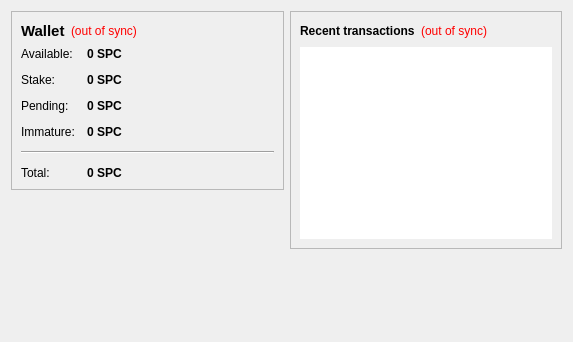
<?xml version="1.0" encoding="UTF-8"?>
<ui version="4.0">
 <class>OverviewPage</class>
 <widget class="QWidget" name="OverviewPage">
  <property name="geometry">
   <rect>
    <x>0</x>
    <y>0</y>
    <width>573</width>
    <height>342</height>
   </rect>
  </property>
  <property name="windowTitle">
   <string>Form</string>
  </property>
  <property name="styleSheet">
   <string notr="true">color: rgb(0, 0, 0);</string>
  </property>
  <layout class="QHBoxLayout" name="horizontalLayout" stretch="1,1">
   <item>
    <layout class="QVBoxLayout" name="verticalLayout_2">
     <item>
      <widget class="QFrame" name="frame">
       <property name="frameShape">
        <enum>QFrame::StyledPanel</enum>
       </property>
       <property name="frameShadow">
        <enum>QFrame::Raised</enum>
       </property>
       <layout class="QVBoxLayout" name="verticalLayout_4">
        <item>
         <layout class="QHBoxLayout" name="horizontalLayout_4">
          <item>
           <widget class="QLabel" name="label_5">
            <property name="font">
             <font>
              <pointsize>11</pointsize>
              <weight>75</weight>
              <bold>true</bold>
             </font>
            </property>
            <property name="text">
             <string>Wallet</string>
            </property>
           </widget>
          </item>
          <item>
           <widget class="QLabel" name="labelWalletStatus">
            <property name="toolTip">
             <string>The displayed information may be out of date. Your wallet automatically synchronizes with the SpikesPrivateCoin network after a connection is established, but this process has not completed yet.</string>
            </property>
            <property name="styleSheet">
             <string notr="true">QLabel { color: red; }</string>
            </property>
            <property name="text">
             <string notr="true">(out of sync)</string>
            </property>
            <property name="alignment">
             <set>Qt::AlignLeading|Qt::AlignLeft|Qt::AlignVCenter</set>
            </property>
           </widget>
          </item>
          <item>
           <spacer name="horizontalSpacer_2">
            <property name="orientation">
             <enum>Qt::Horizontal</enum>
            </property>
            <property name="sizeHint" stdset="0">
             <size>
              <width>40</width>
              <height>20</height>
             </size>
            </property>
           </spacer>
          </item>
         </layout>
        </item>
        <item>
         <layout class="QFormLayout" name="formLayout_2">
          <property name="fieldGrowthPolicy">
           <enum>QFormLayout::AllNonFixedFieldsGrow</enum>
          </property>
          <property name="horizontalSpacing">
           <number>12</number>
          </property>
          <property name="verticalSpacing">
           <number>12</number>
          </property>
          <item row="0" column="0">
           <widget class="QLabel" name="label">
            <property name="text">
             <string>Available:</string>
            </property>
           </widget>
          </item>
          <item row="0" column="1">
           <widget class="QLabel" name="labelBalance">
            <property name="font">
             <font>
              <weight>75</weight>
              <bold>true</bold>
             </font>
            </property>
            <property name="cursor">
             <cursorShape>IBeamCursor</cursorShape>
            </property>
            <property name="toolTip">
             <string>Your current spendable balance</string>
            </property>
            <property name="text">
             <string notr="true">0 SPC</string>
            </property>
            <property name="textInteractionFlags">
             <set>Qt::LinksAccessibleByMouse|Qt::TextSelectableByKeyboard|Qt::TextSelectableByMouse</set>
            </property>
           </widget>
          </item>
          <item row="1" column="0">
           <widget class="QLabel" name="label_6">
            <property name="text">
             <string>Stake:</string>
            </property>
           </widget>
          </item>
          <item row="1" column="1">
           <widget class="QLabel" name="labelStake">
            <property name="font">
             <font>
              <weight>75</weight>
              <bold>true</bold>
             </font>
            </property>
            <property name="cursor">
             <cursorShape>IBeamCursor</cursorShape>
            </property>
            <property name="toolTip">
             <string>Total of coins that was staked, and do not yet count toward the current balance</string>
            </property>
            <property name="text">
             <string notr="true">0 SPC</string>
            </property>
            <property name="textInteractionFlags">
             <set>Qt::LinksAccessibleByMouse|Qt::TextSelectableByKeyboard|Qt::TextSelectableByMouse</set>
            </property>
           </widget>
          </item>
          <item row="2" column="0">
           <widget class="QLabel" name="label_3">
            <property name="text">
             <string>Pending:</string>
            </property>
           </widget>
          </item>
          <item row="2" column="1">
           <widget class="QLabel" name="labelUnconfirmed">
            <property name="font">
             <font>
              <weight>75</weight>
              <bold>true</bold>
             </font>
            </property>
            <property name="cursor">
             <cursorShape>IBeamCursor</cursorShape>
            </property>
            <property name="toolTip">
             <string>Total of transactions that have yet to be confirmed, and do not yet count toward the current balance</string>
            </property>
            <property name="text">
             <string notr="true">0 SPC</string>
            </property>
            <property name="textInteractionFlags">
             <set>Qt::LinksAccessibleByMouse|Qt::TextSelectableByKeyboard|Qt::TextSelectableByMouse</set>
            </property>
           </widget>
          </item>
          <item row="3" column="0">
           <widget class="QLabel" name="labelImmatureText">
            <property name="text">
             <string>Immature:</string>
            </property>
           </widget>
          </item>
          <item row="3" column="1">
           <widget class="QLabel" name="labelImmature">
            <property name="font">
             <font>
              <weight>75</weight>
              <bold>true</bold>
             </font>
            </property>
            <property name="toolTip">
             <string>Mined balance that has not yet matured</string>
            </property>
            <property name="text">
             <string notr="true">0 SPC</string>
            </property>
            <property name="textInteractionFlags">
             <set>Qt::LinksAccessibleByMouse|Qt::TextSelectableByKeyboard|Qt::TextSelectableByMouse</set>
            </property>
           </widget>
          </item>
          <item row="4" column="0" colspan="2">
           <widget class="Line" name="line">
            <property name="orientation">
             <enum>Qt::Horizontal</enum>
            </property>
           </widget>
          </item>
          <item row="5" column="0">
           <widget class="QLabel" name="labelTotalText">
            <property name="text">
             <string>Total:</string>
            </property>
           </widget>
          </item>
          <item row="5" column="1">
           <widget class="QLabel" name="labelTotal">
            <property name="font">
             <font>
              <weight>75</weight>
              <bold>true</bold>
             </font>
            </property>
            <property name="cursor">
             <cursorShape>IBeamCursor</cursorShape>
            </property>
            <property name="toolTip">
             <string>Your current total balance</string>
            </property>
            <property name="text">
             <string notr="true">0 SPC</string>
            </property>
            <property name="textInteractionFlags">
             <set>Qt::LinksAccessibleByMouse|Qt::TextSelectableByKeyboard|Qt::TextSelectableByMouse</set>
            </property>
           </widget>
          </item>
         </layout>
        </item>
       </layout>
      </widget>
     </item>
     <item>
      <spacer name="verticalSpacer">
       <property name="orientation">
        <enum>Qt::Vertical</enum>
       </property>
       <property name="sizeHint" stdset="0">
        <size>
         <width>20</width>
         <height>40</height>
        </size>
       </property>
      </spacer>
     </item>
    </layout>
   </item>
   <item>
    <layout class="QVBoxLayout" name="verticalLayout_3">
     <item>
      <widget class="QFrame" name="frame_2">
       <property name="frameShape">
        <enum>QFrame::StyledPanel</enum>
       </property>
       <property name="frameShadow">
        <enum>QFrame::Raised</enum>
       </property>
       <layout class="QVBoxLayout" name="verticalLayout">
        <item>
         <layout class="QHBoxLayout" name="horizontalLayout_2">
          <item>
           <widget class="QLabel" name="label_4">
            <property name="text">
             <string>&lt;b&gt;Recent transactions&lt;/b&gt;</string>
            </property>
           </widget>
          </item>
          <item>
           <widget class="QLabel" name="labelTransactionsStatus">
            <property name="toolTip">
             <string>The displayed information may be out of date. Your wallet automatically synchronizes with the SpikesPrivateCoin network after a connection is established, but this process has not completed yet.</string>
            </property>
            <property name="styleSheet">
             <string notr="true">QLabel { color: red; }</string>
            </property>
            <property name="text">
             <string notr="true">(out of sync)</string>
            </property>
            <property name="alignment">
             <set>Qt::AlignRight|Qt::AlignTrailing|Qt::AlignVCenter</set>
            </property>
           </widget>
          </item>
          <item>
           <spacer name="horizontalSpacer">
            <property name="orientation">
             <enum>Qt::Horizontal</enum>
            </property>
            <property name="sizeHint" stdset="0">
             <size>
              <width>40</width>
              <height>20</height>
             </size>
            </property>
           </spacer>
          </item>
         </layout>
        </item>
        <item>
         <widget class="QListView" name="listTransactions">
          <property name="styleSheet">
           <string notr="true">QListView { background: transparent; }
color: rgb(0, 0, 0);</string>
          </property>
          <property name="frameShape">
           <enum>QFrame::NoFrame</enum>
          </property>
          <property name="verticalScrollBarPolicy">
           <enum>Qt::ScrollBarAlwaysOff</enum>
          </property>
          <property name="horizontalScrollBarPolicy">
           <enum>Qt::ScrollBarAlwaysOff</enum>
          </property>
          <property name="selectionMode">
           <enum>QAbstractItemView::NoSelection</enum>
          </property>
         </widget>
        </item>
       </layout>
      </widget>
     </item>
     <item>
      <spacer name="verticalSpacer_2">
       <property name="orientation">
        <enum>Qt::Vertical</enum>
       </property>
       <property name="sizeHint" stdset="0">
        <size>
         <width>20</width>
         <height>40</height>
        </size>
       </property>
      </spacer>
     </item>
    </layout>
   </item>
  </layout>
 </widget>
 <resources/>
 <connections/>
</ui>
